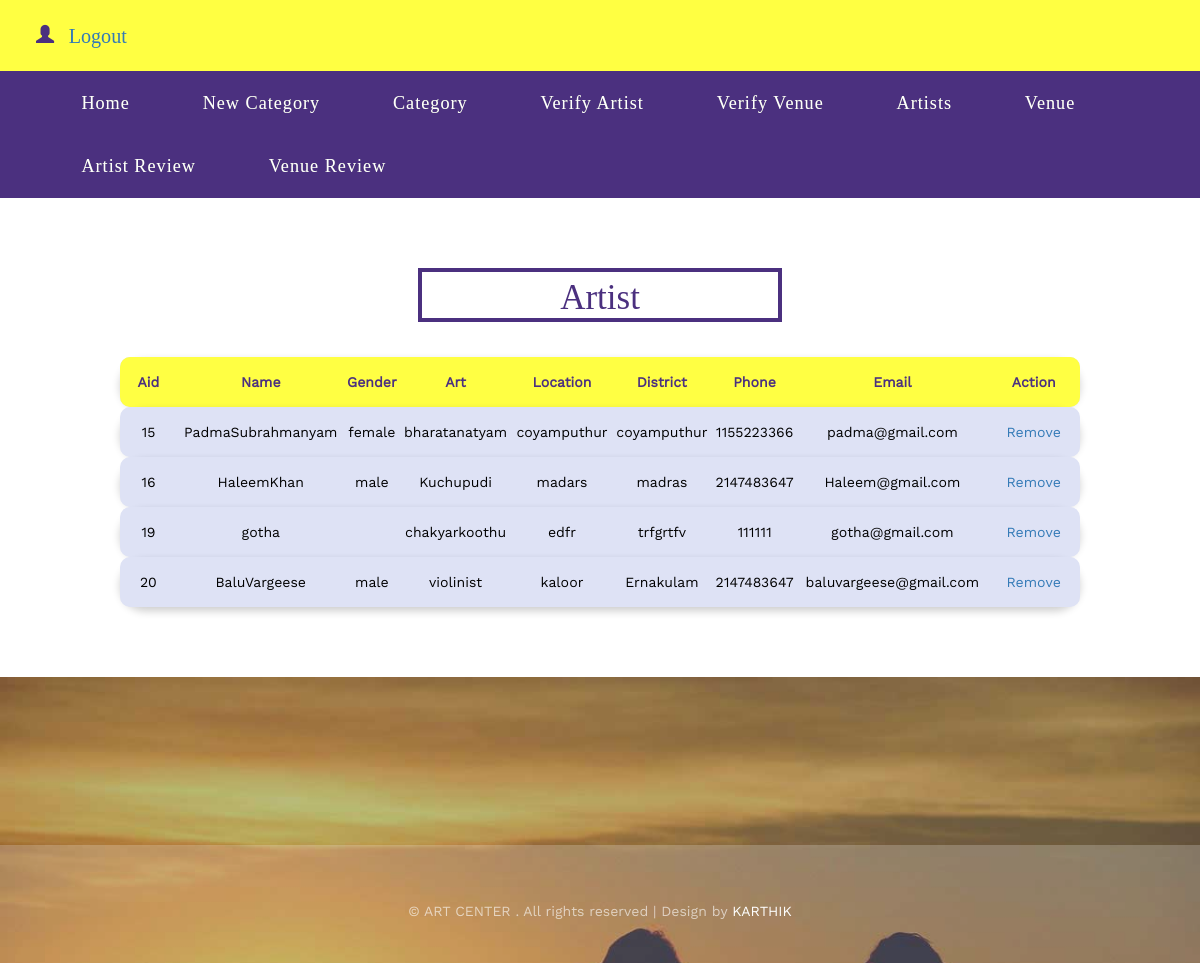
The page /AdminViewArtists.php on the database its author committed.
### tables this page shows
CREATE TABLE `artist_registration` (
  `aid` int(11) NOT NULL,
  `name` varchar(30) DEFAULT NULL,
  `gender` varchar(30) DEFAULT NULL,
  `category` varchar(30) DEFAULT NULL,
  `district` varchar(30) DEFAULT NULL,
  `location` varchar(100) DEFAULT NULL,
  `phone` int(30) DEFAULT NULL,
  `email` varchar(30) DEFAULT NULL
);

### AdminViewArtists.php (the view, shortened to what this page needs)
<?php
include 'AdminHeader.php';
?>
<div id="about" class="about">
	<div class="container">
		<h3 class="title wow fadeInUp animated" data-wow-delay=".5s">Artist</h3>
	</div>
	<div style="margin: auto; width: 80%;">
		<?php
		$qry = "SELECT * FROM artist_registration a,`login` l WHERE a.`aid`=l.`uid` AND l.`status`='1'";
		$result = mysqli_query($conn, $qry);
		if ($result->num_rows > 0) {
		?>
			<table width="100%" id="cust_table">
				<tr>
						<th>Aid</th>
					<th>Name</th>
					<th>Gender</th>
					<th>Art</th>
					<th>Location</th>
					<th>District</th>
					<th>Phone</th>
					<th>Email</th>
					<th>Action</th>
				</tr>
			<?php
			while ($row = mysqli_fetch_array($result)) {
				?>
                <tr>
					<td><?php echo $row['aid']?></td>
                    <td><?php echo $row['name']?></td>
                    <td><?php echo$row['gender']?></td>
                    <td><?php echo $row['category']?></td>
                    <td><?php echo $row['location']?></td>
                    <td><?php echo $row['district']?></td>
                    <td><?php echo$row['phone']?></td>
                    <td><?php echo$row['email']?></td>
                    <td>
							<a href="AdminUpdateArtist.php?id=<?php echo $row['aid'] ?>"> Remove</a>
						</td>
                </tr>
                <?php
			}
		} else {
			echo "  <center> <h2 style='color: red;'>.... No Data Found ...</h2></center> ";
		}
			?>
			</table>
	</div>
</div>
<div class="contact" id="contact">
	<div class="footer">
		<div class="container">
			<p class="wow fadeInUp animated" data-wow-delay=".7s">© ART CENTER . All rights reserved | Design by <a href="">KARTHIK</a></p>
		</div>
	</div>
</div>
</body>
</html>

### css/style.css (style rules this page uses)
body { margin:0; font-family: 'WorkSans-Regular'; }
body a { transition: 0.5s all ease; -webkit-transition: 0.5s all ease; -moz-transition: 0.5s all ease; -o-transition: 0.5s all ease; -ms-transition: 0.5s all ease; text-decoration:none; }
h1,h2,h3,h4,h5,h6 { margin:0; }
p { margin:0; }
.about, .team, .about-skills { padding: 6em 0; }
h3.title { font-size: 2.5em; color: #4B307F; font-family: 'Josefin Slab'; text-align: center; border: 4px solid; width: 32%; margin: 0 auto 1em; padding: .2em 0 0; }
.contact { background: url(../images/slid2.jpg)no-repeat 0px 0px; background-size: cover; padding: 5em 0 0; }
.footer { margin-top: 7em; background-color: rgba(255, 255, 255, 0.22); padding: 4em 0 3em; }
.footer p { color:rgba(255, 255, 255, 0.61); font-size:1em; text-align:center; }
.footer p a { color:#fff; }
@media (max-width:1280px) { h3.title { font-size: 2.5em; } }
@media (max-width:1280px) { .about, .team, .about-skills { padding: 5em 0; } }
#cust_table tr { padding-top: 12px; padding-bottom: 12px; text-align: center; color: #000; transition: 0.3s; background-color: #dee2f5; border-radius: 25px; box-shadow: 0 4px 8px 0 rgba(0, 0, 0, 0.2); }
#cust_table tr :first-child { padding: 15px; border-radius: 10px 0 0 10px; -moz-border-radius: 10px 0 0 10px; }
#cust_table tr :last-child { border-radius: 0 10px 10px 0; -moz-border-radius: 0 10px 10px 0; }
#cust_table th { padding-top: 12px; padding-bottom: 12px; text-align: center; background-color: #ffff43; color: #4b307f; }

### css/lightbox.css (style rules this page uses)
body:after { content: url(../images/close.png) url(../images/prev.png) url(../images/next.png); display: none; }

### rows shown on the page
artist_registration: aid "15", name "PadmaSubrahmanyam", gender "female", category "bharatanatyam", location "coyamputhur", district "coyamputhur", phone "1155223366", email "padma@gmail.com"
artist_registration: aid "16", name "HaleemKhan", gender "male", category "Kuchupudi", location "madars", district "madras", phone "2147483647", email "Haleem@gmail.com"
artist_registration: aid "19", name "gotha", category "chakyarkoothu", location "edfr", district "trfgrtfv", phone "111111", email "gotha@gmail.com"
artist_registration: aid "20", name "BaluVargeese", gender "male", category "violinist", location "kaloor", district "Ernakulam", phone "2147483647", email "baluvargeese@gmail.com"
